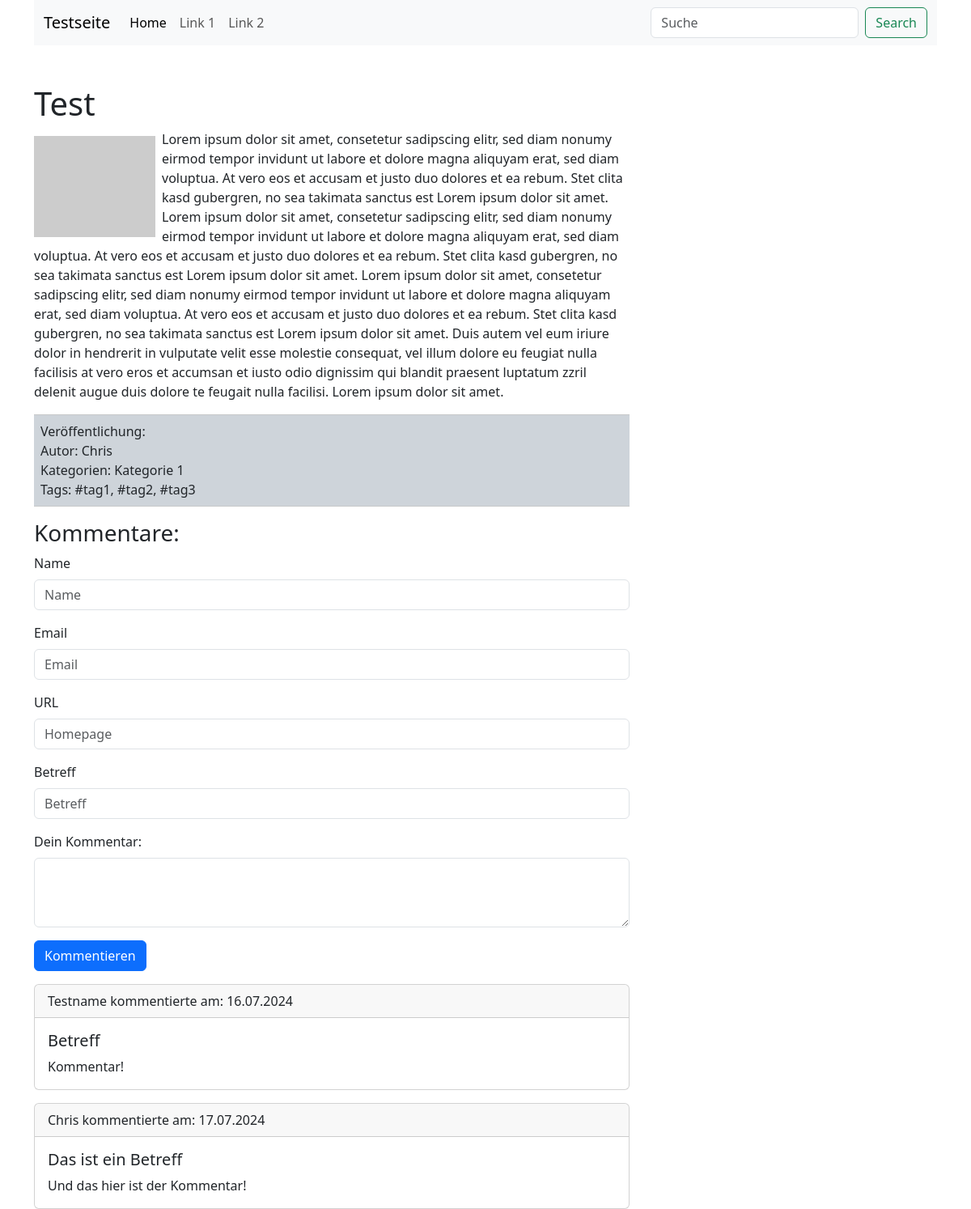
The page /single.php on the database its author committed.
### tables this page shows
CREATE TABLE `Artikel` (
  `ArtikelID` int(11) NOT NULL AUTO_INCREMENT,
  `Titel` varchar(200) DEFAULT NULL,
  `BilderID` int(11) DEFAULT NULL,
  `Text` text DEFAULT NULL,
  `AutorID` int(11) DEFAULT NULL,
  `Datum` date DEFAULT NULL,
  `Carousel` tinyint(1) DEFAULT NULL,
  PRIMARY KEY (`ArtikelID`),
  KEY `Artikel_Bilder_BilderID_fk` (`BilderID`),
  CONSTRAINT `Artikel_Bilder_BilderID_fk` FOREIGN KEY (`BilderID`) REFERENCES `Bilder` (`BilderID`)
);

CREATE TABLE `Autoren` (
  `AutorID` int(11) NOT NULL AUTO_INCREMENT,
  `Name` varchar(200) DEFAULT NULL,
  PRIMARY KEY (`AutorID`)
);

CREATE TABLE `Kategorien` (
  `KategorieID` int(11) NOT NULL AUTO_INCREMENT,
  `Bezeichnung` varchar(200) DEFAULT NULL,
  PRIMARY KEY (`KategorieID`)
);

CREATE TABLE `Kommentare` (
  `KommentarID` int(11) NOT NULL AUTO_INCREMENT,
  `KommentierenderID` int(11) DEFAULT NULL,
  `Betreff` varchar(200) DEFAULT NULL,
  `Kommentar` text DEFAULT NULL,
  `Datum` date DEFAULT NULL,
  PRIMARY KEY (`KommentarID`),
  KEY `Kommentare_Kommentierende_KommentierenderID_fk` (`KommentierenderID`),
  CONSTRAINT `Kommentare_Kommentierende_KommentierenderID_fk` FOREIGN KEY (`KommentierenderID`) REFERENCES `Kommentierende` (`KommentierenderID`)
);

CREATE TABLE `Kommentierende` (
  `KommentierenderID` int(11) NOT NULL AUTO_INCREMENT,
  `Name` varchar(120) NOT NULL,
  `Email` varchar(120) DEFAULT NULL,
  `Homepage` varchar(120) DEFAULT NULL,
  PRIMARY KEY (`KommentierenderID`)
);

### single.php (the view, shortened to what this page needs)
<?php
require_once 'header.php';
include_once 'pdo.php';
$articleId = $_GET['id'] ?? 1;
$sql = "SELECT Artikel.ArtikelID, Titel, Text, Name, Bezeichnung, Pfad, Datum, AltText
        FROM Artikel
        JOIN Autoren ON Artikel.AutorID = Autoren.AutorID
        JOIN Kategorie_Artikel USING (ArtikelID)
        JOIN Kategorien USING (KategorieID)
        JOIN Bilder USING (BilderID)
        WHERE Artikel.ArtikelID = ?";
$stmt = $dbh->prepare($sql);
$stmt->execute([$articleId]);
$result = $stmt->fetch(PDO::FETCH_ASSOC);
?>
<body>
<div class="container">
    <nav class="navbar navbar-expand-lg bg-body-tertiary">
        <div class="container-fluid">
            <a class="navbar-brand" href="#"><?= htmlspecialchars($title ?? 'Blog') ?></a>
            <div class="collapse navbar-collapse" id="navbarSupportedContent">
                <ul class="navbar-nav me-auto mb-2 mb-lg-0">
                    <li class="nav-item">
                        <a class="nav-link active" aria-current="page" href="#">Home</a>
                    </li>
                    <?php include 'navigation.php'; ?>
                </ul>
                <form class="d-flex" role="search">
                    <input class="form-control me-2" type="search" placeholder="Suche" aria-label="Search">
                    <button class="btn btn-outline-success" type="submit">Search</button>
                </form>
            </div>
        </div>
    </nav>
    <div class="row mt-5">
        <div class="col-8">
            <h1><?= htmlspecialchars($result['Titel'] ?? '') ?></h1>
            <?php if (!empty($result['Pfad'])): ?>
                <img src="<?= htmlspecialchars($result['Pfad']) ?>" alt="<?= htmlspecialchars($result['AltText'] ?? 'Artikelbild') ?>" class="float-start me-2 mb-2 mt-2 img-fluid" style="max-width: 150px;">
            <?php endif; ?>
            <div><?= $result['Text'] ?? '' ?></div>
            <hr class="mb-0">
            <p class="p-2 mb-0 fs-6 fw-lighter bg-dark-subtle">
                Veröffentlichung: <?= isset($result['Datum']) ? date('d.m.Y', strtotime($result['Datum'])) : '' ?>
                <br>Autor: <?= htmlspecialchars($result['Name'] ?? '') ?>
                <br>Kategorien: <?= htmlspecialchars($result['Bezeichnung'] ?? '') ?>
                <br>Tags: #tag1, #tag2, #tag3
            </p>
            <hr class="mt-0">
            <h3>Kommentare:</h3>
            <form method="POST" action="formtarget.php">
                <div class="mb-3">
                    <label for="name" class="form-label">Name</label>
                    <input required="required" type="text" class="form-control" id="name" name="name" placeholder="Name">
                </div>
                <div class="mb-3">
                    <label for="email" class="form-label">Email</label>
                    <input type="email" class="form-control" id="email" name="email" placeholder="Email">
                </div>
                <div class="mb-3">
                    <label for="url" class="form-label">URL</label>
                    <input type="url" class="form-control" id="url" name="url" placeholder="Homepage">
                </div>
                <div class="mb-3">
                    <label for="betreff" class="form-label">Betreff</label>
                    <input type="text" class="form-control" id="betreff" name="betreff" placeholder="Betreff">
                </div>
                <div class="mb-3">
                    <label for="kommentar" class="form-label">Dein Kommentar:</label>
                    <textarea class="form-control" id="kommentar" name="kommentar" rows="3"></textarea>
                </div>
                <div class="mb-3">
                    <button type="submit" class="btn btn-primary">Kommentieren</button>
                </div>
            </form>
            <?php include 'kommentare.php'; ?>
        </div>
    </div>
</div>
</body>
</html>

### header.php (shortened to what this page needs)
<?php
$title = $title ?? 'Testseite';
?>
<!DOCTYPE html>
<html lang="de">
<head>
    <link rel="stylesheet" href="css/bootstrap.css">
</head>

### navigation.php
<?php
$items = [
    [
        'href' => '#',
        'text' => 'Link 1',
    ],
    [
        'href' => '#',
        'text' => 'Link 2',
    ],
];
foreach ($items as $value) {
    $href = htmlspecialchars($value['href']);
    $text = htmlspecialchars($value['text']);
    echo '<li class="nav-item">';
    echo '<a class="nav-link" href="' . $href . '">' . $text . '</a>';
    echo '</li>';
}

### kommentare.php
<?php
include_once 'pdo.php';
$artikelId = $_GET['id'] ?? 1;
$sql = "SELECT K.Betreff, K.Kommentar, K.Datum, KO.Name, KO.Email, KO.Homepage
        FROM Kommentare K
        JOIN Kommentierende KO ON KO.KommentierenderID = K.KommentierenderID
        JOIN Kommentare_Artikel KA ON KA.KommentarID = K.KommentarID
        WHERE KA.ArtikelID = ?";
$stmt = $dbh->prepare($sql);
$stmt->execute([$artikelId]);
$result = $stmt->fetchAll(PDO::FETCH_ASSOC);
if (!empty($result)) {
    foreach ($result as $row) {
        $name    = htmlspecialchars($row['Name']);
        $datum   = date('d.m.Y', strtotime($row['Datum']));
        $betreff = htmlspecialchars($row['Betreff']);
        $kommentar = nl2br(htmlspecialchars($row['Kommentar']));
        echo '<div class="card mt-3">';
        echo '<div class="card-header">' . $name . ' kommentierte am: ' . $datum . '</div>';
        echo '<div class="card-body">';
        echo '<h5 class="card-title">' . $betreff . '</h5>';
        echo '<p class="card-text">' . $kommentar . '</p>';
        echo '</div>';
        echo '</div>';
    }
} else {
    echo '<p class="text-muted mt-3">Noch keine Kommentare vorhanden.</p>';
}

### rows shown on the page
artikel: Titel "Test", Text "Lorem ipsum dolor sit amet, consetetur sadipscing elitr, sed diam nonumy eirmod tempor invidunt ut labore et dolore magna aliquyam erat, sed diam voluptua. At vero eos et accusam et justo duo dolores et ea rebum. Stet clita kasd gubergren, no sea takimata sanctus est Lorem ipsum dolor sit amet. Lorem ipsum dolor sit amet, consetetur sadipscing elitr, sed diam nonumy eirmod tempor invidunt ut labore et dolore magna aliquyam erat, sed diam voluptua. At vero eos et accusam et justo duo dolores et ea rebum. Stet clita kasd gubergren, no sea takimata sanctus est Lorem ipsum dolor sit amet. Lorem ipsum dolor sit amet, consetetur sadipscing elitr, sed diam nonumy eirmod tempor invidunt ut labore…", AutorID.Name "Chris", kategorien.Bezeichnung "Kategorie 1"
kommentare: KommentierenderID.Name "Testname", Datum "16.07.2024", Betreff "Betreff", Kommentar "Kommentar!"
kommentare: KommentierenderID.Name "Chris", Datum "17.07.2024", Betreff "Das ist ein Betreff", Kommentar "Und das hier ist der Kommentar!"

### other values the page prints
$title "Testseite"
$text "Link 1"
$text "Link 2"
